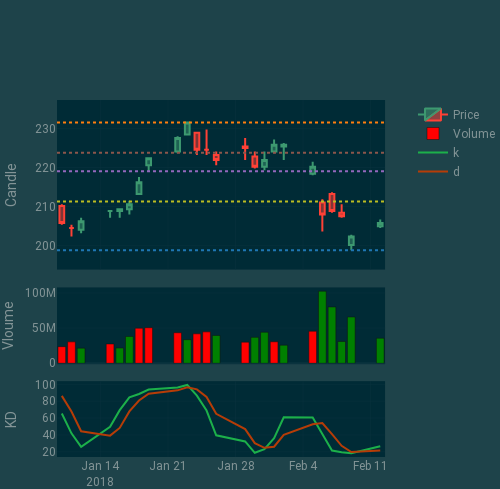

Here is the notebook cell this chart was saved with:
### Code cell
# 2138:2193 # 103:158 # 320:375 # 4422:4472 # 1212:1262 # 1150:1200 # 4940:4990 # 1100:1123 # 4598:4621 #2604:2627 #460:483 #4729:4752 # 3931:3954
f2 = plotly_plot.plot(df, s = 2475, e= 2499) #3547:3570 #19 42 # 38 61 #1551:1574 # 1942:1992 #3324:3374 # 1859:1909 # 1057:1107 # 1199:1269 # 1131:1152' # 2730:2751 # 1130:1151
f2 # 1155:1176 # 1130:1151 #1895:1916 # 1857:1878 # 2239:2260 #2417:2471 #2239:2260 @1131:1152 #2475:2499
